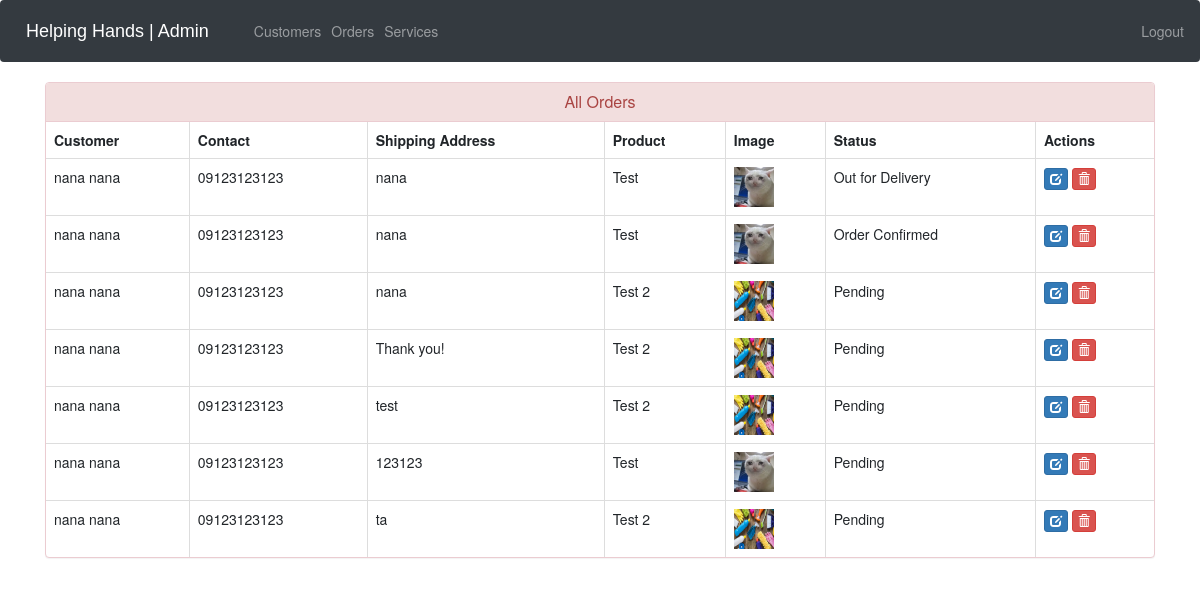
Page /admin-view-booking (signed in) on the earlier database version.
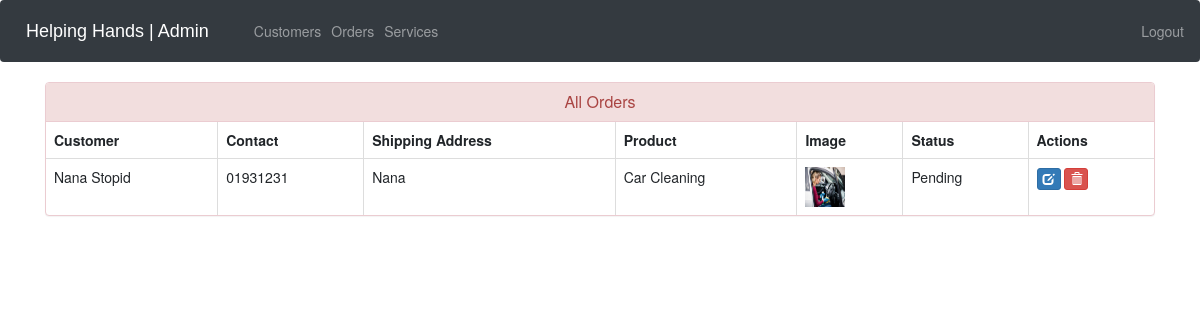
Same page on the later database version.
### ecom/models.py (models this page shows, shortened)
class Customer(models.Model):
    user=models.OneToOneField(User,on_delete=models.CASCADE)
    profile_pic= models.ImageField(upload_to='profile_pic/CustomerProfilePic/',null=True,blank=True, default='profile_pic/CustomerProfilePic/cat.jpg')
    address = models.CharField(max_length=40)
    mobile = models.CharField(max_length=20,null=False)
    @property
    def get_name(self):
        return self.user.first_name+" "+self.user.last_name

class Orders(models.Model):
    STATUS =(
        ('Pending','Pending'),
        ('Order Confirmed','Order Confirmed'),
        ('Out for Delivery','Out for Delivery'),
        ('Delivered','Delivered'),
    )
    customer=models.ForeignKey('Customer', on_delete=models.CASCADE,null=True)
    product=models.ForeignKey('Product',on_delete=models.CASCADE,null=True)
    email = models.CharField(max_length=50,null=True)
    address = models.CharField(max_length=500,null=True)
    mobile = models.CharField(max_length=20,null=True)
    order_date= models.DateField(auto_now_add=True,null=True)
    status=models.CharField(max_length=50,null=True,choices=STATUS)

class Product(models.Model):
    name=models.CharField(max_length=40)
    product_image= models.ImageField(upload_to='product_image/',null=True,blank=True)
    price = models.PositiveIntegerField()
    description=models.CharField(max_length=40)

### ecom/views.py (the view)
# urls.py: path('admin-view-booking', views.admin_view_booking_view,name='admin-view-booking'),
@login_required(login_url='adminlogin')
def admin_view_booking_view(request):
    orders=models.Orders.objects.all()
    ordered_products=[]
    ordered_bys=[]
    for order in orders:
        ordered_product=models.Product.objects.all().filter(id=order.product.id)
        ordered_by=models.Customer.objects.all().filter(id = order.customer.id)
        ordered_products.append(ordered_product)
        ordered_bys.append(ordered_by)
    return render(request,'ecom/admin_view_booking.html',{'data':zip(ordered_products,ordered_bys,orders)})

### templates/ecom/admin_view_booking.html (shortened to what this page needs)
{% extends 'ecom/admin_base.html' %}
{% load static %}
{% block content %}
<head>
  <link href="//netdna.bootstrapcdn.com/bootstrap/3.0.0/css/bootstrap.min.css" rel="stylesheet" id="bootstrap-css">
</head>
<div class="container">
  <div class="panel panel-danger">
    <div class="panel-heading">
      <h6 class="panel-title">All Orders</h6>
    </div>
    <table class="table table-hover table-bordered" id="dev-table">
      <thead>
        <tr>
          <th>Customer</th>
          <th>Contact</th>
          <th>Shipping Address</th>
          <th>Product</th>
          <th>Image</th>
          <th>Status</th>
          <th>Actions</th>
        </tr>
      </thead>
      {% for product,customer,order in data %}
      <tr>
        {% for c in customer %}
        <td> {{c.get_name}}</td>
        <td>{{c.mobile}}</td>
        <td>{{order.address}}</td>
        {% endfor %}
        {% for p in product %}
        <td> {{p.name}}</td>
        <td> <img src="{% static p.product_image.url %}" alt="Produc Pic" height="40px" width="40px" /></td>
        <td>{{order.status}}</td>
        <td><a class="btn btn-primary btn-xs" href="{% url 'update-order' order.id  %}"><span class="glyphicon glyphicon-edit"></span></a>
        <a class="btn btn-danger btn-xs" href="{% url 'delete-order' order.id  %}"><span class="glyphicon glyphicon-trash"></span></a></td>
        {% endfor %}
      </tr>
      {% endfor %}
    </table>
  </div>
</div>
{% endblock content %}

Differences in the rows shown:
removed Orders: address "nana", status "Out for Delivery"
removed Customer: get_name "nana nana", mobile "09123123123"
removed Product: name "Test", product_image (picture)
removed Orders: address "nana", status "Order Confirmed"
removed Orders: address "nana", status "Pending"
removed Product: name "Test 2", product_image (picture)
removed Orders: address "Thank you!", status "Pending"
removed Orders: address "test", status "Pending"
removed Orders: address "123123", status "Pending"
removed Orders: address "ta", status "Pending"
added Orders: address "Nana", status "Pending"
added Customer: get_name "Nana Stopid", mobile "01931231"
added Product: name "Car Cleaning", product_image (picture)
